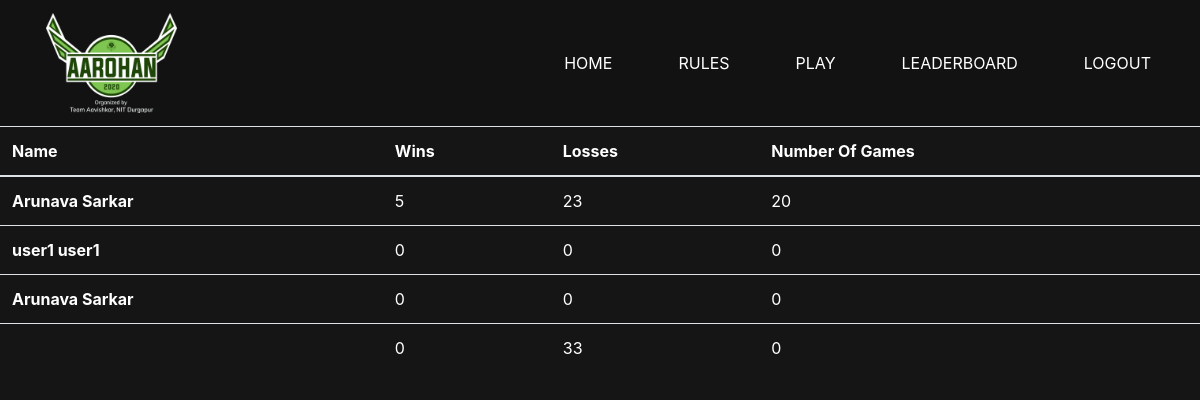
Page /playnow/leaderboard/ on the committed database.
### game/models.py (models this page shows, shortened)
class Profile(models.Model):
	user=models.OneToOneField(User,on_delete=models.CASCADE)
	image = models.ImageField(default='default.jpg', upload_to='profile_pics')
	win = models.IntegerField(default=0)
	lose = models.IntegerField(default=0)
	game = models.IntegerField(default=0)
	class Meta():
		ordering = ('-win','lose')

### game/views.py (the view)
# urls.py: path('playnow/leaderboard/',views.leaderboard,name = 'leader'),
def leaderboard(request):
	p = Profile.objects.all()
	return render(request,'game/leaderboard.html',{'p':p})

### game/templates/game/leaderboard.html (shortened to what this page needs)
{% load static %}
<!DOCTYPE html>
<html lang="en">
<head>
  <link rel="stylesheet" href="https://stackpath.bootstrapcdn.com/bootstrap/4.3.1/css/bootstrap.min.css"
>
  <link rel="stylesheet" href="https://stackpath.bootstrapcdn.com/font-awesome/4.7.0/css/font-awesome.min.css">
</head>
<body>
  <section id="nav-bar">
    <nav class="navbar navbar-expand-lg navbar-light">
      <a class="navbar-brand" href="https://arhn.co.in/" target="_blank"><img src="{% static 'img/logo.png' %}" id="logo"></a>
      <div class="collapse navbar-collapse" id="navbarNav">
        <ul class="navbar-nav ml-auto">
          <li class="nav-item">
            <button type="button" class="btn" style="color: white;">
              <a href="{% url 'play' %}" style="color: white;">HOME</a>
            </button>
          </li>
          <li class="nav-item">
            <button type="button" class="btn" data-toggle="modal" data-target="#myModal" style="color: white;">RULES</button>
          </li>
          <li class="nav-item">
            <button type="button" class="btn" style="color: white;">
              <a href="{% url 'game' %}" style="color: white;">PLAY</a>
            </button>
          </li>
          <li class="nav-item">
            <button type="button" class="btn" style="color: white;">
              <a href="/playnow/leaderboard" style="color: white;">LEADERBOARD</a>
            </button>
          </li>
          <li class="nav-item active">
              <button type="button" class="btn" style="color: white;">
                <a href="{% url 'logout' %}" style="color: white;">LOGOUT</a>
              </button>
            </li>
        </ul>
      </div>
    </nav>
  </section>
  <table class="table">
    <thead style="color: white;font-weight: bold;">
      <tr>
        <th scope="col">Name</th>
        <th scope="col">Wins</th>
        <th scope="col">Losses</th>
        <th scope="col">Number Of Games</th>
      </tr>
    </thead>
    <tbody style="color: white;">
      {% for i in p%}
      <tr style="color: white;">
        <th scope="row">{{i.user.first_name}} {{i.user.last_name}}</th>
        <td>{{i.win}}</td>
        <td>{{i.lose}}</td>
        <td>{{i.game}}</td>
      </tr>
      {% endfor%}
    </tbody>
  </table>
</body>
</html>

### game/templates/game/leaderboard.html (style rules this page uses)
body { background-color: #151515; width: 100%; height: 100%; margin: 0px; overflow: hidden; --blue: #3aa8c3; --lightBlue: #0ff; --spinAnimation: spin 23s cubic-bezier(.39, -0.52, .53, .98) 0s infinite; }
@media only screen and (min-width: 1000px) { a { text-decoration: none; color: black; } }
@media only screen and (min-width: 1000px) { button { padding: 5vw; margin-left: 50%; transform: translateX(-50%); background-color: white; border: none; padding: 10px 20px; text-align: center; text-decoration: none; display: inline-block; cursor: pointer; border-radius: 16px; font-size: 2vw; } }
#nav-bar { position: sticky; top: 0; z-index: 10; }
.navbar-brand img { height: 100px; padding-left: 30px; }
.navbar-nav li { padding: 0 20px; }
.navbar-nav li { float: right; text-align: left; }
.navbar { background: rgba(0, 0, 0, 0.1); }
#navbarNav { margin-bottom: 00px; padding-bottom: -10px; }

### rows in the picture
Profile: user.first_name "Arunava", user.last_name "Sarkar", win "5", lose "23", game "20"
Profile: user.first_name "user1", user.last_name "user1", win "0", lose "0", game "0"
Profile: user.first_name "Arunava", user.last_name "Sarkar", win "0", lose "0", game "0"
Profile: win "0", lose "33", game "0"
